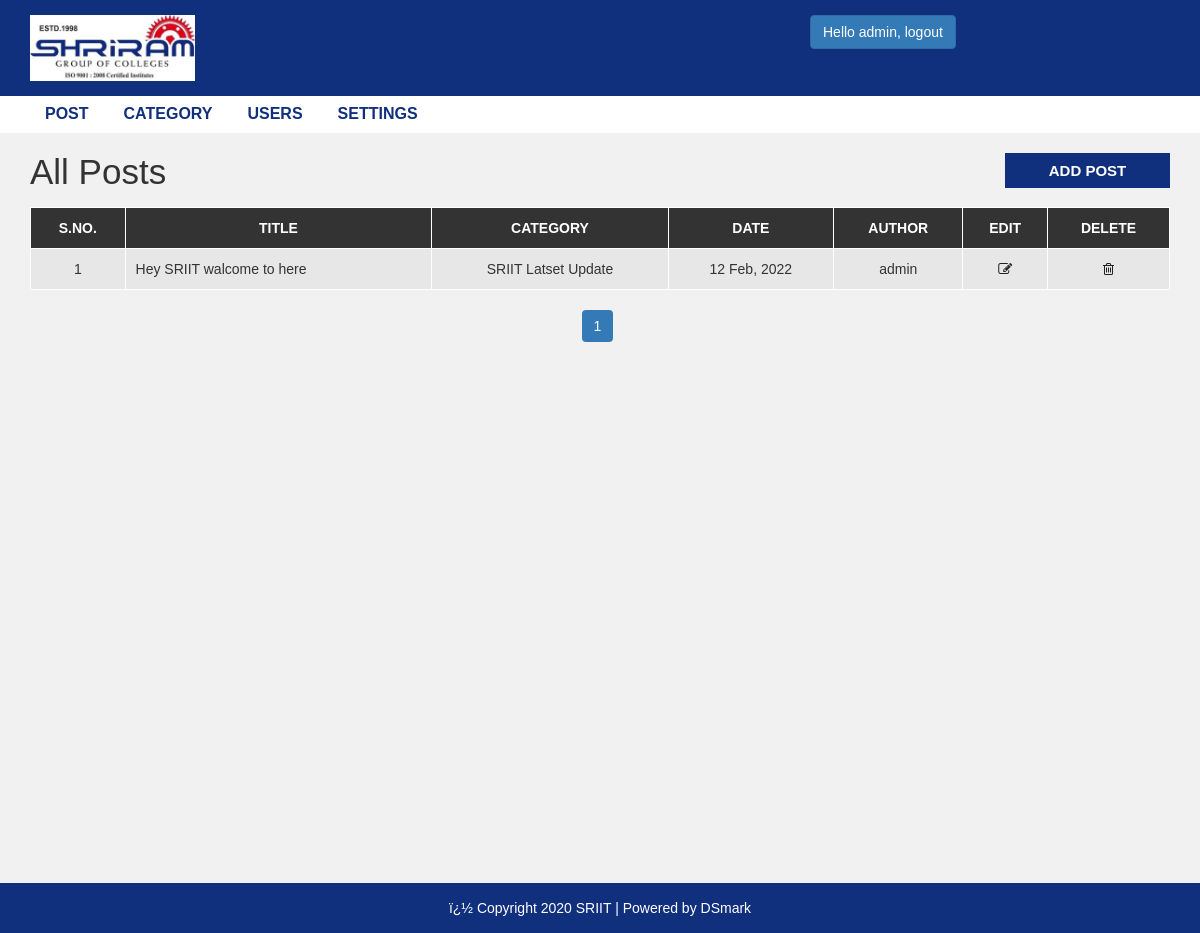
Screenshot of /admin/post.php (signed in) with the database file from the repository.
### tables this page shows
CREATE TABLE `post` (
  `post_id` int(11) NOT NULL,
  `title` varchar(100) NOT NULL,
  `description` text NOT NULL,
  `category` varchar(100) NOT NULL,
  `post_date` varchar(50) NOT NULL,
  `author` int(11) NOT NULL,
  `post_img` varchar(100) NOT NULL
);

CREATE TABLE `category` (
  `category_id` int(11) NOT NULL,
  `category_name` varchar(100) NOT NULL,
  `post` int(11) NOT NULL DEFAULT 0
);

CREATE TABLE `user` (
  `user_id` int(10) UNSIGNED NOT NULL,
  `first_name` varchar(30) NOT NULL,
  `last_name` varchar(30) NOT NULL,
  `username` varchar(30) DEFAULT NULL,
  `password` varchar(40) DEFAULT NULL,
  `role` int(11) NOT NULL
);

CREATE TABLE `settings` (
  `id` int(11) NOT NULL,
  `websitename` varchar(60) NOT NULL,
  `logo` varchar(50) NOT NULL,
  `footerdesc` varchar(255) NOT NULL
);

### admin/post.php (the view, shortened to what this page needs)
<?php include "header.php"; ?>
  <div id="admin-content">
      <div class="container">
          <div class="row">
              <div class="col-md-10">
                  <h1 class="admin-heading">All Posts</h1>
              </div>
              <div class="col-md-2">
                  <a class="add-new" href="add-post.php">add post</a>
              </div>
              <div class="col-md-12">
                <?php
                  include "config.php";
                  $limit = 3;
                  if(isset($_GET['page'])){
                    $page = $_GET['page'];
                  }else{
                    $page = 1;
                  }
                  $offset = ($page - 1) * $limit;
                  if($_SESSION["user_role"] == '1'){
                    $sql = "SELECT post.post_id, post.title, post.description,post.post_date,
                    category.category_name,user.username,post.category FROM post
                    LEFT JOIN category ON post.category = category.category_id
                    LEFT JOIN user ON post.author = user.user_id
                    ORDER BY post.post_id DESC LIMIT {$offset},{$limit}";
                  }
                  $result = mysqli_query($conn, $sql) or die("Query Failed.");
                  if(mysqli_num_rows($result) > 0){
                ?>
                  <table class="content-table">
                      <thead>
                          <th>S.No.</th>
                          <th>Title</th>
                          <th>Category</th>
                          <th>Date</th>
                          <th>Author</th>
                          <th>Edit</th>
                          <th>Delete</th>
                      </thead>
                      <tbody>
                        <?php
                        $serial = $offset + 1;
                        while($row = mysqli_fetch_assoc($result)) {?>
                          <tr>
                              <td class='id'><?php echo $serial; ?></td>
                              <td><?php echo $row['title']; ?></td>
                              <td><?php echo $row['category_name']; ?></td>
                              <td><?php echo $row['post_date']; ?></td>
                              <td><?php echo $row['username']; ?></td>
                              <td class='edit'><a href='update-post.php?id=<?php echo $row['post_id']; ?>'><i class='fa fa-edit'></i></a></td>
                              <td class='delete'><a href='delete-post.php?id=<?php echo $row['post_id']; ?>&catid=<?php echo $row['category']; ?>'><i class='fa fa-trash-o'></i></a></td>
                          </tr>
                          <?php
                          $serial++;
                        } ?>
                      </tbody>
                  </table>
                  <?php
                }else {
                  echo "<h3>No Results Found.</h3>";
                }
                if($_SESSION["user_role"] == '1'){
                  $sql1 = "SELECT * FROM post";
                }elseif($_SESSION["user_role"] == '0'){
                  $sql1 = "SELECT * FROM post
                  WHERE author = {$_SESSION['user_id']}";
                }
                $result1 = mysqli_query($conn, $sql1) or die("Query Failed.");
                if(mysqli_num_rows($result1) > 0){
                  $total_records = mysqli_num_rows($result1);
                  $total_page = ceil($total_records / $limit);
                  echo '<ul class="pagination admin-pagination">';
                  for($i = 1; $i <= $total_page; $i++){
                    if($i == $page){
                      $active = "active";
                    }else{
                      $active = "";
                    }
                    echo '<li class="'.$active.'"><a href="post.php?page='.$i.'">'.$i.'</a></li>';
                  }
                  echo '</ul>';
                }
                  ?>
              </div>
          </div>
      </div>
  </div>
<?php include "footer.php"; ?>

### admin/footer.php
<div id ="footer">
    <div class="container">
        <div class="row">
            <div class="col-md-12">
              <?php
                include "config.php";
                $sql = "SELECT * FROM settings";
                $result = mysqli_query($conn, $sql) or die("Query Failed.");
                if(mysqli_num_rows($result) > 0){
                  while($row = mysqli_fetch_assoc($result)) {
              ?>
                <span><?php echo $row['footerdesc']; ?></span>
              <?php
                }
              }
              ?>
            </div>
        </div>
    </div>
</div>
</body>
</html>

### css/style.css (style rules this page uses)
body { background: #f1f1f1; font-family: sans-serif,arial,Helvetica; }
a, a:hover, a:focus { text-decoration: none; outline: none; }
ul { margin:0; padding:0; list-style:none; }
#admin-content { padding: 20px 0; min-height: 750px; }
#admin-content .admin-heading { font-size: 35px; margin: 0 0 15px; }
#admin-content .add-new { color: #fff; background-color: #102f7d; font-size: 15px; font-weight: 600; text-align: center; text-transform: uppercase; padding: 7px 10px; display: block; transition: all 0.3s; }
#admin-content .content-table { border: 1px solid #000; width: 100%; margin: 0 0 20px; }
#admin-content .content-table thead { color: #fff; background-color: #333; }
#admin-content .content-table th { padding: 10px; border: 1px solid #fff; font-weight: 600; text-align: center; text-transform: uppercase; }
#admin-content .content-table tbody { color: #333; }
#admin-content .content-table tbody tr { background-color: #e7e7e7; }
#admin-content .content-table tbody td { padding: 10px; border: 1px solid #fff; text-align: center; }
#admin-content .content-table tbody td:nth-child(2) { text-align: left; }
#admin-content .admin-pagination { margin: 0; }
#admin-content .admin-pagination li a { display: block; }
.id, .edit, .delete { text-align:center; }
.pagination { display: block; text-align: center; margin: 0; }
.pagination li { display:inline-block; margin: 0 5px 0 0; }
.pagination li a { border: none; background: #102f7d; color: #fff; }
i.fa { color:#222; }
#footer { color: #fff; padding:15px 0; text-align:center; background-color:#102f7d; }
#footer a { color:#fff; }

### rows the page displays
post: title "Hey SRIIT walcome to here", category.category_name "SRIIT Latset Update", post_date "12 Feb, 2022", user.username "admin"
settings: footerdesc "ï¿½ Copyright 2020 SRIIT | Powered by DSmark"

### other values shown
$_SESSION["username"] "admin"
